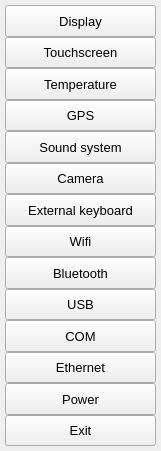
         <widget class="QWidget" name="scrollAreaWidgetContents">
          <property name="geometry">
           <rect>
            <x>0</x>
            <y>0</y>
            <width>161</width>
            <height>451</height>
           </rect>
          </property>
          <layout class="QVBoxLayout" name="verticalLayout_2">
           <property name="spacing">
            <number>0</number>
           </property>
           <property name="leftMargin">
            <number>5</number>
           </property>
           <property name="topMargin">
            <number>5</number>
           </property>
           <property name="rightMargin">
            <number>5</number>
           </property>
           <property name="bottomMargin">
            <number>5</number>
           </property>
           <item>
            <widget class="QPushButton" name="displaySectionButton">
             <property name="sizePolicy">
              <sizepolicy hsizetype="Minimum" vsizetype="Expanding">
               <horstretch>0</horstretch>
               <verstretch>0</verstretch>
              </sizepolicy>
             </property>
             <property name="minimumSize">
              <size>
               <width>0</width>
               <height>31</height>
              </size>
             </property>
             <property name="font">
              <font>
               <pointsize>10</pointsize>
               <weight>50</weight>
               <bold>false</bold>
              </font>
             </property>
             <property name="focusPolicy">
              <enum>Qt::NoFocus</enum>
             </property>
             <property name="text">
              <string>Display</string>
             </property>
             <property name="checkable">
              <bool>false</bool>
             </property>
             <property name="checked">
              <bool>false</bool>
             </property>
            </widget>
           </item>
           <item>
            <widget class="QPushButton" name="touchScreenSectionButton">
             <property name="sizePolicy">
              <sizepolicy hsizetype="Minimum" vsizetype="Expanding">
               <horstretch>0</horstretch>
               <verstretch>0</verstretch>
              </sizepolicy>
             </property>
             <property name="minimumSize">
              <size>
               <width>0</width>
               <height>31</height>
              </size>
             </property>
             <property name="font">
              <font>
               <pointsize>10</pointsize>
               <weight>50</weight>
               <bold>false</bold>
              </font>
             </property>
             <property name="focusPolicy">
              <enum>Qt::NoFocus</enum>
             </property>
             <property name="text">
              <string>Touchscreen</string>
             </property>
             <property name="checkable">
              <bool>false</bool>
             </property>
             <property name="checked">
              <bool>false</bool>
             </property>
            </widget>
           </item>
           <item>
            <widget class="QPushButton" name="temperatureSectionButton">
             <property name="sizePolicy">
              <sizepolicy hsizetype="Minimum" vsizetype="Expanding">
               <horstretch>0</horstretch>
               <verstretch>0</verstretch>
              </sizepolicy>
             </property>
             <property name="minimumSize">
              <size>
               <width>0</width>
               <height>31</height>
              </size>
             </property>
             <property name="font">
              <font>
               <pointsize>10</pointsize>
               <weight>50</weight>
               <bold>false</bold>
              </font>
             </property>
             <property name="focusPolicy">
              <enum>Qt::NoFocus</enum>
             </property>
             <property name="text">
              <string>Temperature</string>
             </property>
             <property name="checkable">
              <bool>false</bool>
             </property>
             <property name="checked">
              <bool>false</bool>
             </property>
            </widget>
           </item>
           <item>
            <widget class="QPushButton" name="gpsSectionButton">
             <property name="sizePolicy">
              <sizepolicy hsizetype="Minimum" vsizetype="Expanding">
               <horstretch>0</horstretch>
               <verstretch>0</verstretch>
              </sizepolicy>
             </property>
             <property name="minimumSize">
              <size>
               <width>0</width>
               <height>31</height>
              </size>
             </property>
             <property name="font">
              <font>
               <pointsize>10</pointsize>
               <weight>50</weight>
               <bold>false</bold>
              </font>
             </property>
             <property name="focusPolicy">
              <enum>Qt::NoFocus</enum>
             </property>
             <property name="text">
              <string>GPS</string>
             </property>
             <property name="checkable">
              <bool>false</bool>
             </property>
             <property name="checked">
              <bool>false</bool>
             </property>
            </widget>
           </item>
           <item>
            <widget class="QPushButton" name="soundSystemSectionButton">
             <property name="sizePolicy">
              <sizepolicy hsizetype="Minimum" vsizetype="Expanding">
               <horstretch>0</horstretch>
               <verstretch>0</verstretch>
              </sizepolicy>
             </property>
             <property name="minimumSize">
              <size>
               <width>0</width>
               <height>31</height>
              </size>
             </property>
             <property name="font">
              <font>
               <pointsize>10</pointsize>
               <weight>50</weight>
               <bold>false</bold>
              </font>
             </property>
             <property name="focusPolicy">
              <enum>Qt::NoFocus</enum>
             </property>
             <property name="text">
              <string>Sound system</string>
             </property>
             <property name="checkable">
              <bool>false</bool>
             </property>
             <property name="checked">
              <bool>false</bool>
             </property>
            </widget>
           </item>
           <item>
            <widget class="QPushButton" name="cameraSectionButton">
             <property name="sizePolicy">
              <sizepolicy hsizetype="Minimum" vsizetype="Expanding">
               <horstretch>0</horstretch>
               <verstretch>0</verstretch>
              </sizepolicy>
             </property>
             <property name="minimumSize">
              <size>
               <width>0</width>
               <height>31</height>
              </size>
             </property>
             <property name="font">
              <font>
               <pointsize>10</pointsize>
               <weight>50</weight>
               <bold>false</bold>
              </font>
             </property>
             <property name="focusPolicy">
              <enum>Qt::NoFocus</enum>
             </property>
             <property name="text">
              <string>Camera</string>
             </property>
             <property name="checkable">
              <bool>false</bool>
             </property>
             <property name="checked">
              <bool>false</bool>
             </property>
            </widget>
           </item>
           <item>
            <widget class="QPushButton" name="externalKeyboardSectionButton">
             <property name="sizePolicy">
              <sizepolicy hsizetype="Minimum" vsizetype="Expanding">
               <horstretch>0</horstretch>
               <verstretch>0</verstretch>
              </sizepolicy>
             </property>
             <property name="minimumSize">
              <size>
               <width>0</width>
               <height>31</height>
              </size>
             </property>
             <property name="font">
              <font>
               <pointsize>10</pointsize>
               <weight>50</weight>
               <bold>false</bold>
              </font>
             </property>
             <property name="focusPolicy">
              <enum>Qt::NoFocus</enum>
             </property>
             <property name="text">
              <string>External keyboard</string>
             </property>
             <property name="checkable">
              <bool>false</bool>
             </property>
             <property name="checked">
              <bool>false</bool>
             </property>
            </widget>
           </item>
           <item>
            <widget class="QPushButton" name="wifiSectionButton">
             <property name="sizePolicy">
              <sizepolicy hsizetype="Minimum" vsizetype="Expanding">
               <horstretch>0</horstretch>
               <verstretch>0</verstretch>
              </sizepolicy>
             </property>
             <property name="minimumSize">
              <size>
               <width>0</width>
               <height>31</height>
              </size>
             </property>
             <property name="font">
              <font>
               <pointsize>10</pointsize>
               <weight>50</weight>
               <bold>false</bold>
              </font>
             </property>
             <property name="focusPolicy">
              <enum>Qt::NoFocus</enum>
             </property>
             <property name="text">
              <string>Wifi</string>
             </property>
             <property name="checkable">
              <bool>false</bool>
             </property>
             <property name="checked">
              <bool>false</bool>
             </property>
            </widget>
           </item>
           <item>
            <widget class="QPushButton" name="bluetoothSectionButton">
             <property name="sizePolicy">
              <sizepolicy hsizetype="Minimum" vsizetype="Expanding">
               <horstretch>0</horstretch>
               <verstretch>0</verstretch>
              </sizepolicy>
             </property>
             <property name="minimumSize">
              <size>
               <width>0</width>
               <height>31</height>
              </size>
             </property>
             <property name="font">
              <font>
               <pointsize>10</pointsize>
               <weight>50</weight>
               <bold>false</bold>
              </font>
             </property>
             <property name="focusPolicy">
              <enum>Qt::NoFocus</enum>
             </property>
             <property name="text">
              <string>Bluetooth</string>
             </property>
             <property name="checkable">
              <bool>false</bool>
             </property>
             <property name="checked">
              <bool>false</bool>
             </property>
            </widget>
           </item>
           <item>
            <widget class="QPushButton" name="usbSectionButton">
             <property name="sizePolicy">
              <sizepolicy hsizetype="Minimum" vsizetype="Expanding">
               <horstretch>0</horstretch>
               <verstretch>0</verstretch>
              </sizepolicy>
             </property>
             <property name="minimumSize">
              <size>
               <width>0</width>
               <height>31</height>
              </size>
             </property>
             <property name="font">
              <font>
               <pointsize>10</pointsize>
               <weight>50</weight>
               <bold>false</bold>
              </font>
             </property>
             <property name="focusPolicy">
              <enum>Qt::NoFocus</enum>
             </property>
             <property name="text">
              <string>USB</string>
             </property>
             <property name="checkable">
              <bool>false</bool>
             </property>
             <property name="checked">
              <bool>false</bool>
             </property>
            </widget>
           </item>
           <item>
            <widget class="QPushButton" name="comSectionButton">
             <property name="sizePolicy">
              <sizepolicy hsizetype="Minimum" vsizetype="Expanding">
               <horstretch>0</horstretch>
               <verstretch>0</verstretch>
              </sizepolicy>
             </property>
             <property name="minimumSize">
              <size>
               <width>0</width>
               <height>31</height>
              </size>
             </property>
             <property name="font">
              <font>
               <pointsize>10</pointsize>
               <weight>50</weight>
               <bold>false</bold>
              </font>
             </property>
             <property name="focusPolicy">
              <enum>Qt::NoFocus</enum>
             </property>
             <property name="text">
              <string>COM</string>
             </property>
             <property name="checkable">
              <bool>false</bool>
             </property>
             <property name="checked">
              <bool>false</bool>
             </property>
            </widget>
           </item>
           <item>
            <widget class="QPushButton" name="lanSectionButton">
             <property name="sizePolicy">
              <sizepolicy hsizetype="Minimum" vsizetype="Expanding">
               <horstretch>0</horstretch>
               <verstretch>0</verstretch>
              </sizepolicy>
             </property>
             <property name="minimumSize">
              <size>
               <width>0</width>
               <height>31</height>
              </size>
             </property>
             <property name="font">
              <font>
               <pointsize>10</pointsize>
               <weight>50</weight>
               <bold>false</bold>
              </font>
             </property>
             <property name="focusPolicy">
              <enum>Qt::NoFocus</enum>
             </property>
             <property name="text">
              <string>Ethernet</string>
             </property>
             <property name="checkable">
              <bool>false</bool>
             </property>
             <property name="checked">
              <bool>false</bool>
             </property>
            </widget>
           </item>
           <item>
            <widget class="QPushButton" name="powerSectionButton">
             <property name="sizePolicy">
              <sizepolicy hsizetype="Minimum" vsizetype="Expanding">
               <horstretch>0</horstretch>
               <verstretch>0</verstretch>
              </sizepolicy>
             </property>
             <property name="minimumSize">
              <size>
               <width>0</width>
               <height>31</height>
              </size>
             </property>
             <property name="font">
              <font>
               <pointsize>10</pointsize>
               <weight>50</weight>
               <bold>false</bold>
              </font>
             </property>
             <property name="focusPolicy">
              <enum>Qt::NoFocus</enum>
             </property>
             <property name="text">
              <string>Power</string>
             </property>
             <property name="checkable">
              <bool>false</bool>
             </property>
             <property name="checked">
              <bool>false</bool>
             </property>
            </widget>
           </item>
           <item>
            <widget class="QPushButton" name="exitSectionButton">
             <property name="sizePolicy">
              <sizepolicy hsizetype="Minimum" vsizetype="Expanding">
               <horstretch>0</horstretch>
               <verstretch>0</verstretch>
              </sizepolicy>
             </property>
             <property name="minimumSize">
              <size>
               <width>0</width>
               <height>31</height>
              </size>
             </property>
             <property name="font">
              <font>
               <pointsize>10</pointsize>
               <weight>50</weight>
               <bold>false</bold>
              </font>
             </property>
             <property name="focusPolicy">
              <enum>Qt::NoFocus</enum>
             </property>
             <property name="text">
              <string>Exit</string>
             </property>
             <property name="checkable">
              <bool>false</bool>
             </property>
             <property name="checked">
              <bool>false</bool>
             </property>
            </widget>
           </item>
          </layout>
         </widget>
